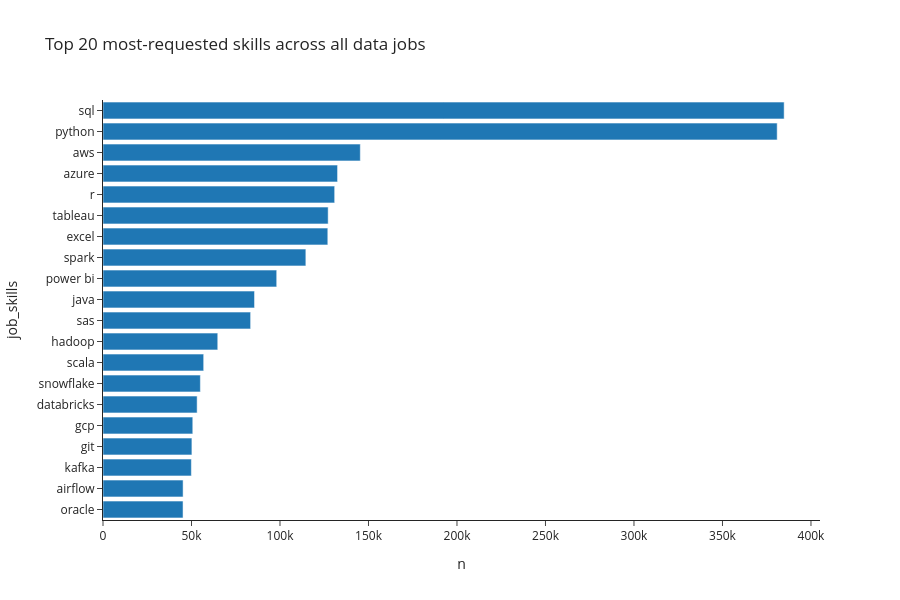

The notebook cell this image was saved under:
### Code cell
fig = px.bar(
    skill_counts.head(20).to_pandas(),
    x="n",
    y="job_skills",
    orientation="h",
    title="Top 20 most-requested skills across all data jobs",
    template="simple_white",
    height=600,
)
fig.update_yaxes(categoryorder="total ascending")
fig.show()

### Figure 1 — Plotly figure (JSON) as saved in the notebook; plotly's stock layout.template omitted (floating-point values rounded to 4 significant figures)
{"data": [{"hovertemplate": "n=%{x}<br>job_skills=%{y}<extra></extra>", "legendgroup": "", "marker": {"color": "#1F77B4", "pattern": {"shape": ""}}, "name": "", "orientation": "h", "showlegend": false, "textposition": "auto", "type": "bar", "x": [384849, 380909, 145381, 132527, 130892, 127213, 127018, 114609, 98147, 85612, 83404, 64842, 56886, 55015, 53182, 50727, 50226, 49926, 45254, 45221], "xaxis": "x", "y": ["sql", "python", "aws", "azure", "r", "tableau", "excel", "spark", "power bi", "java", "sas", "hadoop", "scala", "snowflake", "databricks", "gcp", "git", "kafka", "airflow", "oracle"], "yaxis": "y"}], "layout": {"barmode": "relative", "height": 600, "legend": {"tracegroupgap": 0}, "title": {"text": "Top 20 most-requested skills across all data jobs"}, "xaxis": {"anchor": "y", "domain": [0.0, 1.0], "title": {"text": "n"}}, "yaxis": {"anchor": "x", "categoryorder": "total ascending", "domain": [0.0, 1.0], "title": {"text": "job_skills"}}}}
